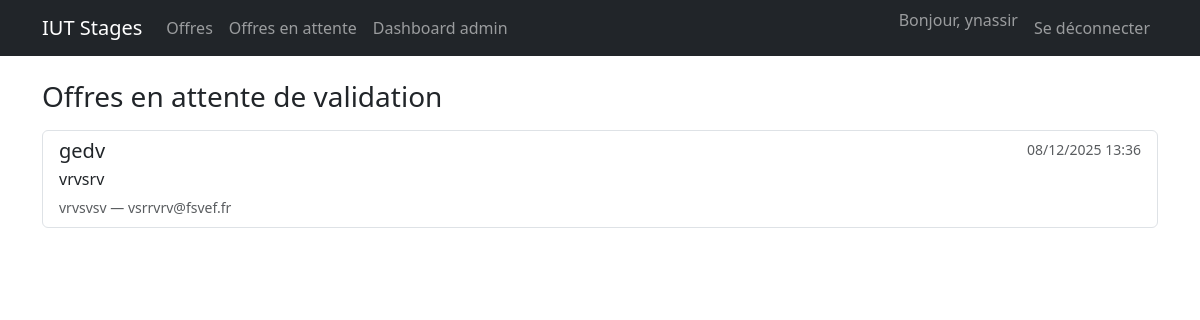
The page /pending/ (signed in) on the database its author committed.
### apps/offers/models.py (models this page shows, shortened)
class InternshipOffer(models.Model):
    STATUS_CHOICES = [
        ('pending', 'En attente de validation'),
        ('validated', 'Validée'),
        ('rejected', 'Refusée'),
        ('closed', 'Clôturée'),
    ]
    title = models.CharField(max_length=255)
    organization = models.CharField(max_length=255)
    contact_name = models.CharField(max_length=255)
    contact_email = models.EmailField()
    details = models.TextField()
    status = models.CharField(
        max_length=10,
        choices=STATUS_CHOICES,
        default='pending',
    )
    submission_date = models.DateTimeField(default=timezone.now)

### apps/offers/views.py (the view)
# urls.py: path('pending/', views.offer_pending_list, name='offer_pending_list'),
@login_required
@user_passes_test(staff_required)
def offer_pending_list(request):
    offers = InternshipOffer.objects.filter(status="pending").order_by(
        "-submission_date"
    )
    return render(
        request,
        "offers/offer_pending_list.html",
        {"offers": offers},
    )

### apps/offers/views.py (called while the page is built)
def staff_required(user):
    return user.is_staff or user.is_superuser

### apps/offers/templates/offers/offer_pending_list.html (shortened to what this page needs)
{% extends "base.html" %}
{% block content %}
<div class="d-flex justify-content-between align-items-center mb-3">
  <h1 class="h3 mb-0">Offres en attente de validation</h1>
</div>
{% if offers %}
  <div class="list-group">
    {% for offer in offers %}
      <a href="{% url 'offers:offer_detail' offer.pk %}" class="list-group-item list-group-item-action">
        <div class="d-flex w-100 justify-content-between">
          <h5 class="mb-1">{{ offer.title }}</h5>
          <small class="text-muted">{{ offer.submission_date|date:"d/m/Y H:i" }}</small>
        </div>
        <p class="mb-1">{{ offer.organization }}</p>
        <small class="text-muted">{{ offer.contact_name }} — {{ offer.contact_email }}</small>
      </a>
    {% endfor %}
  </div>
{% else %}
  <p>Aucune offre en attente.</p>
{% endif %}
{% endblock %}

### templates/base.html (shortened to what this page needs)
<!doctype html>
<html lang="fr">
  <head>
    <link
      href="https://cdn.jsdelivr.net/npm/bootstrap@5.3.3/dist/css/bootstrap.min.css"
      rel="stylesheet"
    >
  </head>
  <body>
    <nav class="navbar navbar-expand-lg navbar-dark bg-dark mb-4">
      <div class="container">
        <a class="navbar-brand" href="{% url 'offers:offer_list' %}">IUT Stages</a>
        <div class="collapse navbar-collapse" id="navbarMain">
          <ul class="navbar-nav me-auto mb-2 mb-lg-0">
            <li class="nav-item">
              <a class="nav-link" href="{% url 'offers:offer_list' %}">Offres</a>
            </li>
            {% if user.is_authenticated and user.is_staff %}
              <li class="nav-item">
                <a class="nav-link" href="{% url 'offers:offer_pending_list' %}">Offres en attente</a>
              </li>
              <li class="nav-item">
                <a class="nav-link" href="{% url 'dashboard:admin_dashboard' %}">Dashboard admin</a>
              </li>
            {% endif %}
          </ul>
          <ul class="navbar-nav ms-auto">
            {% if user.is_authenticated %}
              <li class="nav-item">
                <span class="navbar-text me-2">
                  Bonjour, {{ user.get_username }}
                </span>
              </li>
              <li class="nav-item">
                <a class="nav-link" href="{% url 'accounts:logout' %}">Se déconnecter</a>
              </li>
            {% endif %}
          </ul>
        </div>
      </div>
    </nav>
    <main class="container mb-5">
      {% block content %}{% endblock %}
    </main>
  </body>
</html>

### rows shown on the page
InternshipOffer: title "gedv", submission_date "08/12/2025 13:36", organization "vrvsrv", contact_name "vrvsvsv", contact_email "vsrrvrv@fsvef.fr"

### other values the page prints
{{ user.get_username }} "ynassir"
